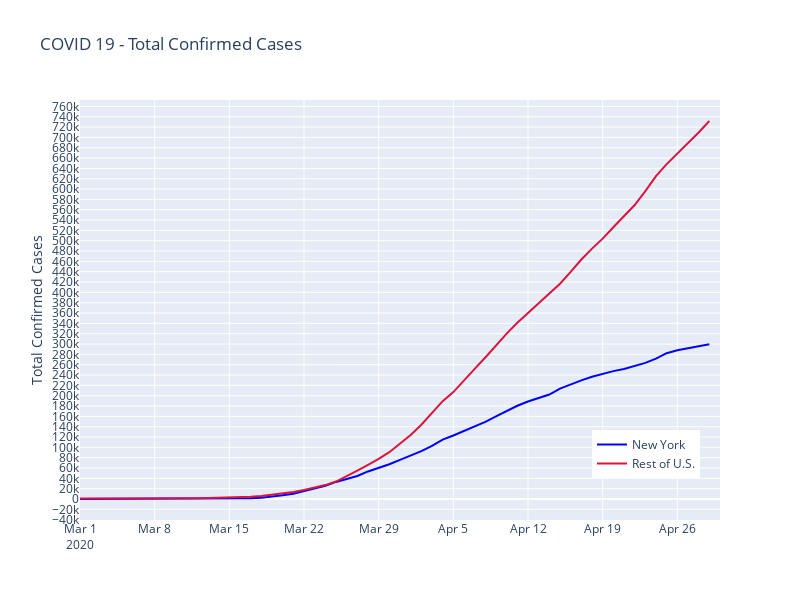

The notebook cell saved with this chart:
### Code cell
fig = make_subplots(rows=1, cols=1)


fig.add_trace(go.Scatter(x=ny_df['date'], y=ny_df['cases'],
   name='New York', marker_color='blue'
), row=1, col=1)

fig.add_trace(go.Scatter(x=rest_us_df['date'], y=rest_us_df['cases'],
   name='Rest of U.S.', marker_color='crimson'
), row=1, col=1)


# fig.add_trace(go.Scatter(x=test_df['date'], y=test_df['cases'],
#    name='New York Confirmed Cases'
# ), row=1, col=1)


fig_title = 'COVID 19 - Total Confirmed Cases'
fig.update_yaxes(dtick=20000, title='Total Confirmed Cases', row=1, col=1)
fig.update_xaxes(range=[datetime.date(2020, 3, 1), datetime.date(2020, 4, 30)], row=1, col=1)
fig.update_layout(height=600, width=800, 
                  title=fig_title,
                  showlegend=True,
                 legend=dict(x=0.8, y=0.1))

py.offline.iplot(fig)
